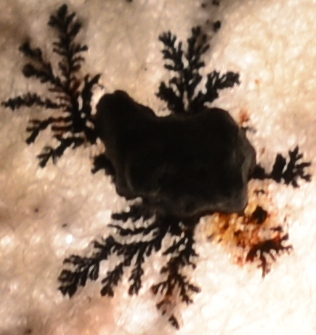
#> input picture Experimental Results/fig1.jpg, 316 x 335 px
$ jupyter execute image_processing.ipynb
#> lines starting #> are read from the running program, lines starting #| are printed output that depends on the picture; after the words box and inside, x2 and y2 are one past the last pixel; in counts of white or black regions, pixels touching at a corner belong together
[cell 1]
import cv2
import numpy as np
import matplotlib.pyplot as plt
from skimage.morphology import skeletonize

[cell 2]
def display(*args):
    if len(args) > 1:
        _, axs = plt.subplots(1, len(args), figsize=(12, 10))
        for i, arg in enumerate(args):
            axs[i].imshow(arg, cmap='gray')
            axs[i].axis('off')
    else:
        plt.imshow(args[0], cmap='gray')
        plt.axis('off')
    plt.show()

[cell 3]
directory = 'Experimental Results'

n = 1
res = 150
is_black = True

mat = cv2.imread(f"{directory}/fig{n}.jpg", cv2.IMREAD_GRAYSCALE)
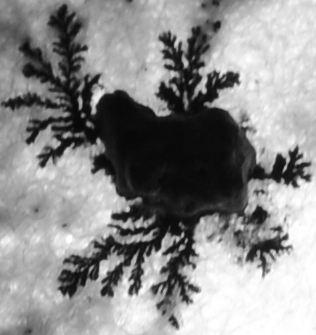
#> mat: shape (335, 316); min 7, max 255, mean 140.6

mat = cv2.GaussianBlur(mat, (3, 3), 0)
e, s = 1, 6
kernel = np.array([[0, -e, 0],
                   [-e, s, -e],
                   [0, -e, 0]])
mat = cv2.filter2D(mat, -1, kernel)
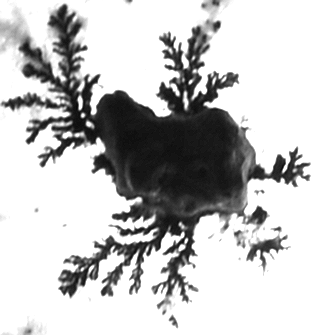
#> mat: shape (335, 316); min 9, max 255, mean 194.4

threshold_type = cv2.THRESH_BINARY
if is_black:
    threshold_type = cv2.THRESH_BINARY_INV

size = int(np.average(mat.shape)**0.5) * 2 + 1
#> size = 37
mat = cv2.adaptiveThreshold(mat, 1, cv2.ADAPTIVE_THRESH_GAUSSIAN_C, threshold_type, blockSize=size, C=10)
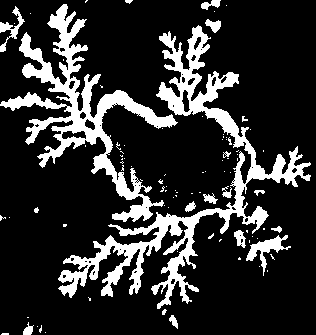
#> mat: shape (335, 316); values 0 (black) and 1 (white), 18.5% white; 90 white regions (71 under 20 px), largest, box (x1, y1, x2, y2) and area: (58, 25, 311, 309) 9964, (0, 4, 178, 222) 7560, (246, 235, 291, 276) 519


# skeleton creation (if needed)
skeleton = skeletonize(mat)
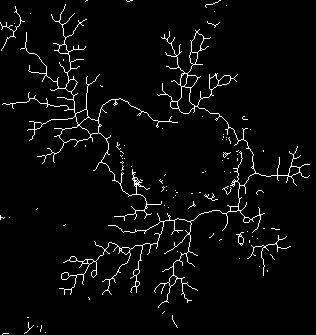
#> skeleton: shape (335, 316) bool; 3.6% white in thin lines or dots
skeleton = skeleton.astype(np.uint8) * 255
#> skeleton: shape (335, 316); 3.6% white in thin lines or dots

dilation = 3
dilation_kernel = np.ones((dilation, dilation), np.uint8)
skeleton = cv2.dilate(skeleton, dilation_kernel, iterations=1)
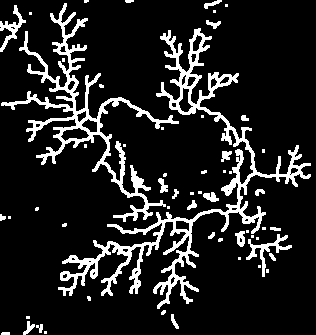
#> skeleton: shape (335, 316); 13.2% white; 56 white regions (33 under 20 px), largest, box (x1, y1, x2, y2) and area: (58, 28, 311, 309) 7151, (1, 3, 179, 222) 4715, (246, 234, 292, 277) 416
height, width = skeleton.shape
#> height = 335; width = 316
max_dim = max(height, width)
#> max_dim = 335
resized = np.zeros((max_dim, max_dim), dtype=np.uint8)
pad_y = (max_dim - height) // 2
#> pad_y = 0
pad_x = (max_dim - width) // 2
#> pad_x = 9
resized[pad_y:pad_y + height, pad_x:pad_x + width] = skeleton
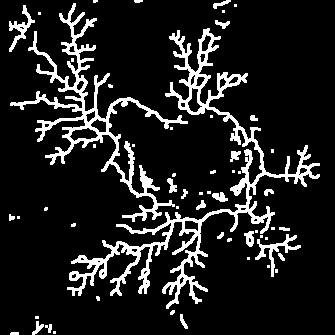
#> resized: shape (335, 335); 12.5% white; 56 white regions (33 under 20 px), largest, box (x1, y1, x2, y2) and area: (67, 28, 320, 309) 7151, (10, 3, 188, 222) 4715, (255, 234, 301, 277) 416
resized = cv2.resize(resized, (res, res), interpolation=cv2.INTER_NEAREST)
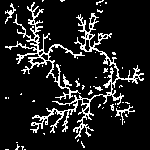
#> resized: shape (150, 150); 12.5% white in thin lines or dots
skeleton = resized

display(mat, skeleton)

$ run again, with Experimental Results/fig2.jpg copied over Experimental Results/fig1.jpg
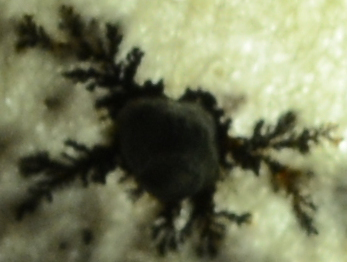
#> input picture Experimental Results/fig2.jpg, 347 x 262 px
#> `mat = cv2.adaptiveThreshold(mat, 1, cv2.ADAPTIVE_THRESH_GAUSSIAN_C, th..`:
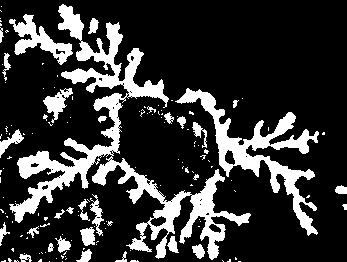
#> mat: shape (262, 347); values 0 (black) and 1 (white), 20.7% white; 144 white regions (113 under 20 px), largest, box (x1, y1, x2, y2) and area: (9, 4, 251, 260) 10313, (175, 88, 319, 236) 4150, (9, 14, 73, 65) 1141
#> `resized = cv2.resize(resized, (res, res), interpolation=cv2.INTER_NEAR..`:
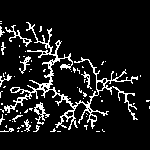
#> resized: shape (150, 150); 10.7% white in thin lines or dots, all inside (x1, y1, x2, y2) = (0, 21, 150, 132)
